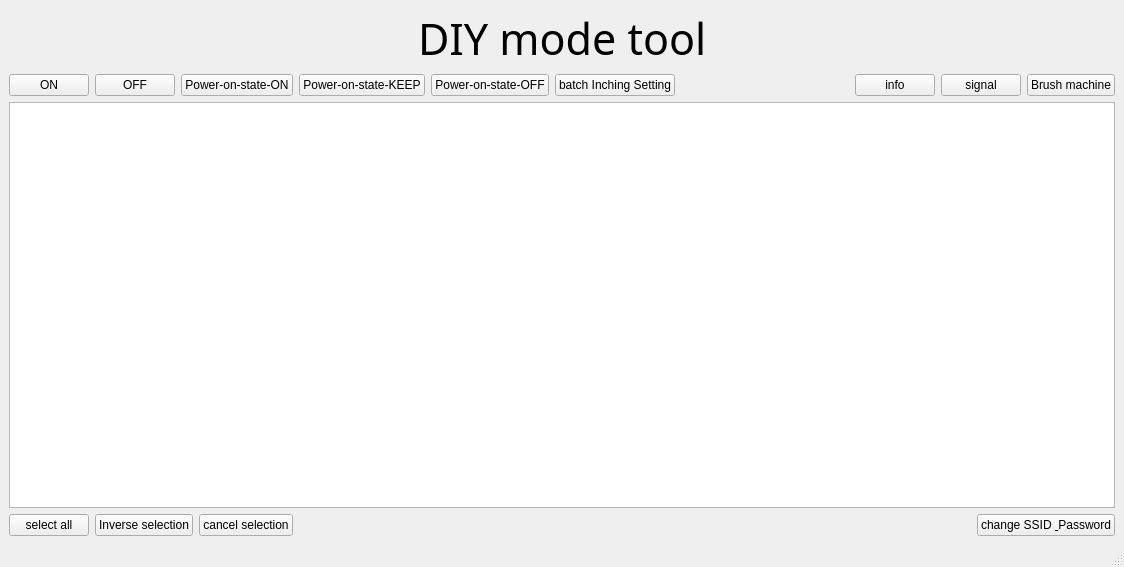
<?xml version="1.0" encoding="UTF-8"?>
<ui version="4.0">
 <class>MainWindow</class>
 <widget class="QMainWindow" name="MainWindow">
  <property name="geometry">
   <rect>
    <x>0</x>
    <y>0</y>
    <width>1124</width>
    <height>567</height>
   </rect>
  </property>
  <property name="sizePolicy">
   <sizepolicy hsizetype="Expanding" vsizetype="Expanding">
    <horstretch>0</horstretch>
    <verstretch>0</verstretch>
   </sizepolicy>
  </property>
  <property name="windowTitle">
   <string>MainWindow</string>
  </property>
  <widget class="QWidget" name="centralwidget">
   <layout class="QGridLayout" name="gridLayout">
    <item row="0" column="0">
     <layout class="QHBoxLayout" name="horizontalLayout_4">
      <item>
       <spacer name="horizontalSpacer_2">
        <property name="orientation">
         <enum>Qt::Horizontal</enum>
        </property>
        <property name="sizeHint" stdset="0">
         <size>
          <width>40</width>
          <height>20</height>
         </size>
        </property>
       </spacer>
      </item>
      <item>
       <widget class="QLabel" name="label">
        <property name="font">
         <font>
          <family>微软雅黑</family>
          <pointsize>32</pointsize>
         </font>
        </property>
        <property name="text">
         <string>DIY mode tool</string>
        </property>
       </widget>
      </item>
      <item>
       <spacer name="horizontalSpacer_3">
        <property name="orientation">
         <enum>Qt::Horizontal</enum>
        </property>
        <property name="sizeHint" stdset="0">
         <size>
          <width>40</width>
          <height>20</height>
         </size>
        </property>
       </spacer>
      </item>
     </layout>
    </item>
    <item row="1" column="0">
     <layout class="QHBoxLayout" name="horizontalLayout">
      <item>
       <widget class="QPushButton" name="pB_ON">
        <property name="text">
         <string>ON</string>
        </property>
       </widget>
      </item>
      <item>
       <widget class="QPushButton" name="pB_OFF">
        <property name="text">
         <string>OFF</string>
        </property>
       </widget>
      </item>
      <item>
       <widget class="QPushButton" name="pB_UP_ON">
        <property name="text">
         <string>Power-on-state-ON</string>
        </property>
       </widget>
      </item>
      <item>
       <widget class="QPushButton" name="pB_UP_KEEP">
        <property name="text">
         <string>Power-on-state-KEEP</string>
        </property>
       </widget>
      </item>
      <item>
       <widget class="QPushButton" name="pB_UP_OFF">
        <property name="text">
         <string>Power-on-state-OFF</string>
        </property>
       </widget>
      </item>
      <item>
       <widget class="QPushButton" name="pB_SET_POINT">
        <property name="text">
         <string>batch Inching Setting</string>
        </property>
       </widget>
      </item>
      <item>
       <spacer name="horizontalSpacer">
        <property name="orientation">
         <enum>Qt::Horizontal</enum>
        </property>
        <property name="sizeHint" stdset="0">
         <size>
          <width>40</width>
          <height>20</height>
         </size>
        </property>
       </spacer>
      </item>
      <item>
       <widget class="QPushButton" name="pB_info">
        <property name="text">
         <string>info</string>
        </property>
       </widget>
      </item>
      <item>
       <widget class="QPushButton" name="pB_signal">
        <property name="text">
         <string>signal</string>
        </property>
       </widget>
      </item>
      <item>
       <widget class="QPushButton" name="ROOT">
        <property name="text">
         <string>Brush machine</string>
        </property>
       </widget>
      </item>
     </layout>
    </item>
    <item row="2" column="0">
     <widget class="QTableWidget" name="tableWidget"/>
    </item>
    <item row="3" column="0">
     <layout class="QHBoxLayout" name="horizontalLayout_2">
      <item>
       <widget class="QPushButton" name="pB_all">
        <property name="text">
         <string>select all</string>
        </property>
       </widget>
      </item>
      <item>
       <widget class="QPushButton" name="pB_inverse">
        <property name="text">
         <string>Inverse selection</string>
        </property>
       </widget>
      </item>
      <item>
       <widget class="QPushButton" name="pB_cancel">
        <property name="text">
         <string>cancel selection</string>
        </property>
       </widget>
      </item>
      <item>
       <spacer name="horizontalSpacer_4">
        <property name="orientation">
         <enum>Qt::Horizontal</enum>
        </property>
        <property name="sizeHint" stdset="0">
         <size>
          <width>40</width>
          <height>20</height>
         </size>
        </property>
       </spacer>
      </item>
      <item>
       <widget class="QPushButton" name="MODIFY_SSID_PASSWORD">
        <property name="text">
         <string>change SSID &amp; Password</string>
        </property>
       </widget>
      </item>
     </layout>
    </item>
   </layout>
  </widget>
  <widget class="QStatusBar" name="statusbar"/>
 </widget>
 <resources/>
 <connections/>
</ui>
